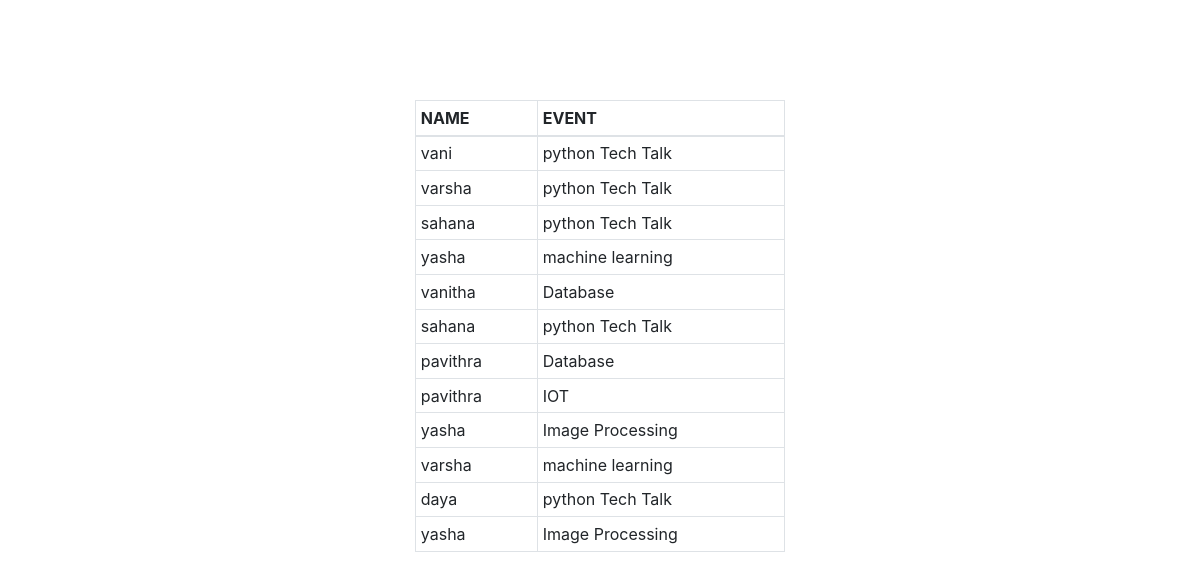
Page /registration/ on the committed database.
### eventform/models.py (models this page shows, shortened)
class Registration(models.Model):
	register_id=models.AutoField(primary_key=True)
	name=models.CharField(max_length=50)
	email=models.EmailField(max_length=50)
	eventname=models.ForeignKey(events,on_delete=models.CASCADE)

class events(models.Model):
	name=models.CharField(max_length=50)
	email=models.EmailField(max_length=50)
	venue=models.CharField(max_length=100)
	date=models.DateField()
	time=models.TimeField()
	eventname=models.CharField(unique=True,max_length=100)
	Amount=models.IntegerField()
	def __str__(self):
		return self.eventname

### eventform/views.py (the view)
# urls.py: path('registration/',registration),
def registration(request):
	totalregister=Registration.objects.all()
	return render(request,"registration.html",{"t":totalregister})

### eventform/templates/registration.html (shortened to what this page needs)
<!DOCTYPE html>
<html>
<head>
	<link rel="stylesheet" href="https://stackpath.bootstrapcdn.com/bootstrap/4.3.1/css/bootstrap.min.css">
</head>
<body>
<div class="container">
	<table class="table table-bordered table-sm">
  <thead>
    <tr>
      <th scope="col">NAME</th>
      <th scope="col">EVENT</th>
    </tr>
  </thead>
  <tbody>
  	{%for i in t%}
    <tr>
      <td class="span2">{{i.name}}</td>
      <td class="span2">{{i.eventname}}</td>
    </tr>
    {%endfor%}
  </tbody>
</table>
</div>
</body>
</html>

### eventform/templates/registration.html (style rules this page uses)
.container { width:400px; }
table { position:relative; top:100px; }

### rows in the picture
Registration: name "vani", eventname "python Tech Talk"
Registration: name "varsha", eventname "python Tech Talk"
Registration: name "sahana", eventname "python Tech Talk"
Registration: name "yasha", eventname "machine learning"
Registration: name "vanitha", eventname "Database"
Registration: name "sahana", eventname "python Tech Talk"
Registration: name "pavithra", eventname "Database"
Registration: name "pavithra", eventname "IOT"
Registration: name "yasha", eventname "Image Processing"
Registration: name "varsha", eventname "machine learning"
Registration: name "daya", eventname "python Tech Talk"
Registration: name "yasha", eventname "Image Processing"
